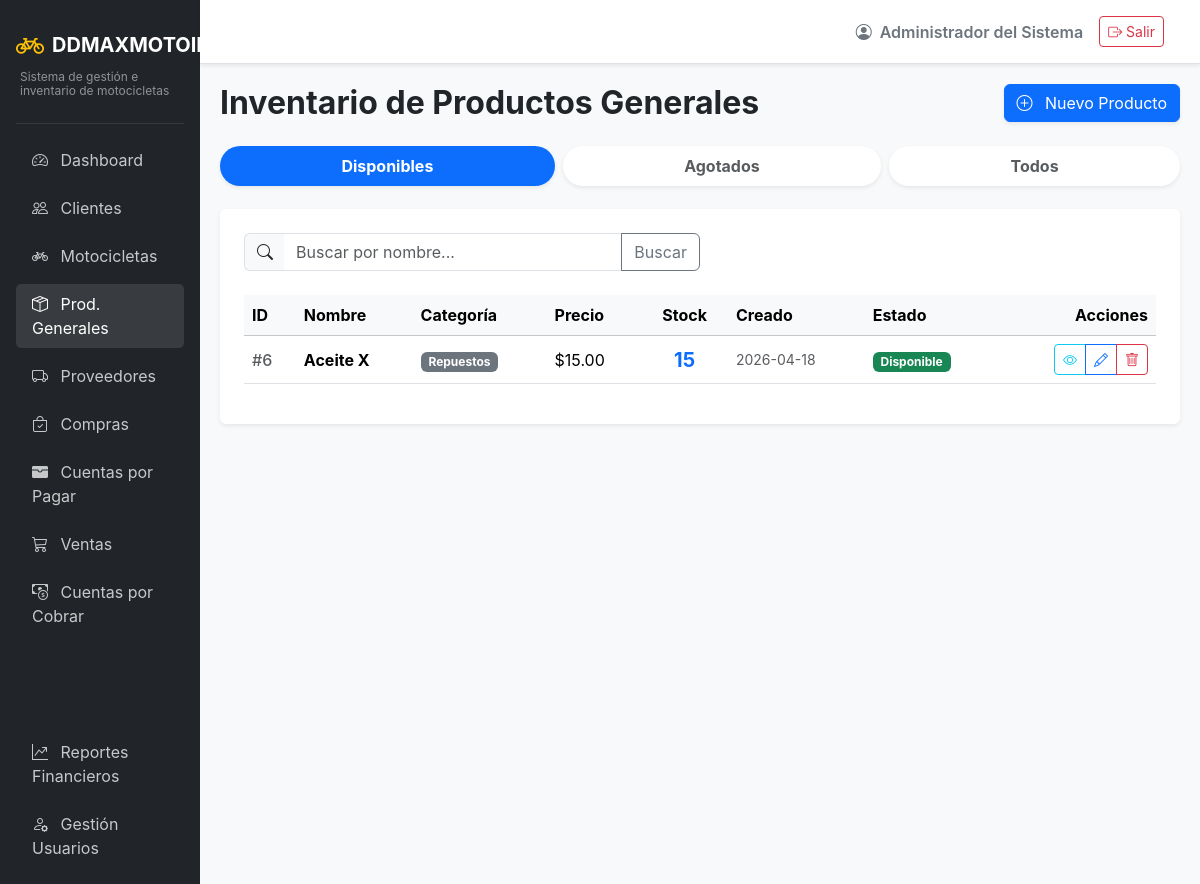
Screenshot of /inventory/products (signed in) with the database file from the repository.
### app/models/auth.py (models this page shows, shortened)
class Usuarios(UserMixin, db.Model):
    __tablename__ = 'usuarios'
    id = db.Column(db.Integer, primary_key=True)
    usuario = db.Column(db.String(50), unique=True, nullable=False)
    password_hash = db.Column(db.String(255), nullable=False)
    rol_id = db.Column(db.Integer, db.ForeignKey('roles.id'), nullable=False)
    estado = db.Column(db.String(20), default='activo') # activo/inactivo
    nombre = db.Column(db.String(100), nullable=False)
    created_at = db.Column(db.DateTime, default=datetime.utcnow)
    updated_at = db.Column(db.DateTime, default=datetime.utcnow, onupdate=datetime.utcnow)

### app/models/entities.py (models this page shows)
class Productos(db.Model):
    __tablename__ = 'productos'
    id = db.Column(db.Integer, primary_key=True)
    nombre = db.Column(db.String(150), nullable=False)
    categoria_id = db.Column(db.Integer, db.ForeignKey('categorias_producto.id'), nullable=False)
    precio = db.Column(db.Numeric(10, 2), nullable=False)
    stock = db.Column(db.Integer, default=0)
    estado = db.Column(db.String(20), default='disponible')
    created_at = db.Column(db.DateTime, default=datetime.utcnow)
    motocicleta = db.relationship('Motocicletas', backref='producto', uselist=False)

class CategoriasProducto(db.Model):
    __tablename__ = 'categorias_producto'
    id = db.Column(db.Integer, primary_key=True)
    nombre = db.Column(db.String(100), unique=True, nullable=False)
    descripcion = db.Column(db.String(255))
    productos = db.relationship('Productos', backref='categoria', lazy=True)

### app/routes/inventory.py (the view)
@inventory_bp.route('/products')
def list_products():
    search = request.args.get('search', '')
    estado = request.args.get('estado', 'disponibles')
    query = Productos.query.outerjoin(Motocicletas).filter(Motocicletas.id == None)
    if estado == 'disponibles':
        query = query.filter(Productos.estado == 'disponible')
    elif estado == 'agotados':
        query = query.filter(Productos.estado == 'agotado')
    if search:
        query = query.filter(Productos.nombre.ilike(f'%{search}%'))
    productos = query.options(joinedload(Productos.categoria)).order_by(Productos.id.desc()).all()
    return render_template('inventory/products_list.html', productos=productos, search=search, estado_actual=estado)

### app/models/auth.py (called while the page is built)
@login_manager.user_loader
def load_user(user_id):
    return db.session.get(Usuarios, int(user_id))

### app/templates/inventory/products_list.html (shortened to what this page needs)
{% extends "base.html" %}
{% block content %}
<div class="d-flex justify-content-between align-items-center mb-4">
    <h2 class="fw-bold mb-0">Inventario de Productos Generales</h2>
    <a href="{{ url_for('inventory.create_product') }}" class="btn btn-primary shadow-sm">
        <i class="bi bi-plus-circle me-2"></i> Nuevo Producto
    </a>
</div>
<ul class="nav nav-tabs nav-fill mb-4 border-0 gap-2">
    <li class="nav-item">
        <a class="nav-link rounded-pill fw-bold border-0 shadow-sm {% if estado_actual == 'disponibles' %}active bg-primary text-white{% else %}bg-white text-muted{% endif %}" href="{{ url_for('inventory.list_products', estado='disponibles', search=search) }}">
            Disponibles
        </a>
    </li>
    <li class="nav-item">
        <a class="nav-link rounded-pill fw-bold border-0 shadow-sm {% if estado_actual == 'agotados' %}active bg-danger text-white{% else %}bg-white text-muted{% endif %}" href="{{ url_for('inventory.list_products', estado='agotados', search=search) }}">
            Agotados
        </a>
    </li>
    <li class="nav-item">
        <a class="nav-link rounded-pill fw-bold border-0 shadow-sm {% if estado_actual == 'todos' %}active bg-dark text-white{% else %}bg-white text-muted{% endif %}" href="{{ url_for('inventory.list_products', estado='todos', search=search) }}">
            Todos
        </a>
    </li>
</ul>
<div class="card shadow-sm border-0">
    <div class="card-body p-4">
        <form method="GET" action="{{ url_for('inventory.list_products') }}" class="mb-4">
            <div class="input-group w-50">
                <span class="input-group-text bg-light border-end-0"><i class="bi bi-search"></i></span>
                <input type="text" class="form-control border-start-0" name="search" placeholder="Buscar por nombre..." value="{{ search }}">
                <button class="btn btn-outline-secondary" type="submit">Buscar</button>
            </div>
        </form>
        <div class="table-responsive">
            <table class="table table-hover align-middle">
                <thead class="table-light">
                    <tr>
                        <th>ID</th>
                        <th>Nombre</th>
                        <th>Categoría</th>
                        <th>Precio</th>
                        <th class="text-center">Stock</th>
                        <th>Creado</th>
                        <th>Estado</th>
                        <th class="text-end">Acciones</th>
                    </tr>
                </thead>
                <tbody>
                    {% for p in productos %}
                    <tr>
                        <td class="text-muted fw-medium">#{{ p.id }}</td>
                        <td class="fw-bold">{{ p.nombre }}</td>
                        <td><span class="badge bg-secondary">{{ p.categoria.nombre if p.categoria else 'N/A' }}</span></td>
                        <td>${{ "{:,.2f}".format(p.precio) }}</td>
                        <td class="text-center fw-bold fs-5 text-primary">{{ p.stock }}</td>
                        <td class="text-muted small">{{ p.created_at.strftime('%Y-%m-%d') if p.created_at else 'N/A' }}</td>
                        <td>
                            <span class="badge {% if p.estado == 'disponible' %}bg-success{% else %}bg-secondary{% endif %}">
                                {{ p.estado|title }}
                            </span>
                        </td>
                        <td class="text-end">
                            <div class="btn-group btn-group-sm">
                                <a href="{{ url_for('inventory.detail_product', id=p.id) }}" class="btn btn-outline-info" title="Ver Detalles">
                                    <i class="bi bi-eye"></i>
                                </a>
                                <a href="{{ url_for('inventory.edit_product', id=p.id) }}" class="btn btn-outline-primary" title="Editar">
                                    <i class="bi bi-pencil"></i>
                                </a>
                                <button type="button" class="btn btn-outline-danger" data-bs-toggle="modal" data-bs-target="#deleteModal{{ p.id }}" title="Eliminar">
                                    <i class="bi bi-trash"></i>
                                </button>
                            </div>
                        </td>
                    </tr>
                    {% endfor %}
                </tbody>
            </table>
        </div>
    </div>
</div>
{% endblock %}

### app/templates/base.html (shortened to what this page needs)
<!DOCTYPE html>
<html lang="es">
<head>
    <link href="https://cdn.jsdelivr.net/npm/bootstrap@5.3.2/dist/css/bootstrap.min.css" rel="stylesheet">
    <link href="https://cdn.jsdelivr.net/npm/bootstrap-icons@1.11.1/font/bootstrap-icons.css" rel="stylesheet">
</head>
<body>
    <div class="container-fluid p-0">
        <div class="row g-0">
            <div class="col-md-2 sidebar d-none d-md-block p-3">
                <a href="{{ url_for('main.dashboard') }}" class="text-decoration-none d-flex flex-column mb-4 mt-2">
                    <div class="d-flex align-items-center">
                        <i class="bi bi-bicycle fs-3 text-warning me-2"></i>
                        <span class="fs-5 text-white fw-bold">DDMAXMOTOIMPORT</span>
                    </div>
                    <div class="text-white-50 mt-1 ps-1" style="font-size: 0.75rem; line-height: 1.2;">Sistema de gestión e inventario de motocicletas</div>
                </a>
                <hr class="text-secondary">
                <ul class="nav flex-column gap-2">
                    <li class="nav-item">
                        <a class="nav-link {% if request.endpoint and request.endpoint.startswith('main.') %}active{% endif %}" href="{{ url_for('main.dashboard') }}">
                            <i class="bi bi-speedometer2 me-2"></i> Dashboard
                        </a>
                    </li>
                    <li class="nav-item">
                        <a class="nav-link {% if request.endpoint and request.endpoint.startswith('clients.') %}active{% endif %}" href="{{ url_for('clients.list_clients') }}">
                            <i class="bi bi-people me-2"></i> Clientes
                        </a>
                    </li>
                    <li class="nav-item">
                        <a class="nav-link {% if request.endpoint and request.endpoint.startswith('inventory.') and 'product' not in request.endpoint %}active{% endif %}" href="{{ url_for('inventory.list_motorcycles') }}">
                            <i class="bi bi-bicycle me-2"></i> Motocicletas
                        </a>
                    </li>
                    <li class="nav-item">
                        <a class="nav-link {% if request.endpoint and request.endpoint.startswith('inventory.') and 'product' in request.endpoint %}active{% endif %}" href="{{ url_for('inventory.list_products') }}">
                            <i class="bi bi-box-seam me-2"></i> Prod. Generales
                        </a>
                    </li>
                    <li class="nav-item">
                        <a class="nav-link {% if request.endpoint and request.endpoint.startswith('suppliers.') %}active{% endif %}" href="{{ url_for('suppliers.list_suppliers') }}">
                            <i class="bi bi-truck me-2"></i> Proveedores
                        </a>
                    </li>
                    <li class="nav-item">
                        <a class="nav-link {% if request.endpoint and request.endpoint.startswith('purchases.') %}active{% endif %}" href="{{ url_for('purchases.list_purchases') }}">
                            <i class="bi bi-bag-check me-2"></i> Compras
                        </a>
                    </li>
                    <li class="nav-item">
                        <a class="nav-link {% if request.endpoint and request.endpoint.startswith('payables.') %}active{% endif %}" href="{{ url_for('payables.list_accounts') }}">
                            <i class="bi bi-wallet-fill me-2"></i> Cuentas por Pagar
                        </a>
                    </li>
                    <li class="nav-item">
                        <a class="nav-link {% if request.endpoint and request.endpoint.startswith('sales.') %}active{% endif %}" href="{{ url_for('sales.list_sales') }}">
                            <i class="bi bi-cart3 me-2"></i> Ventas
                        </a>
                    </li>
                    <li class="nav-item">
                        <a class="nav-link {% if request.endpoint and request.endpoint.startswith('accounts.') %}active{% endif %}" href="{{ url_for('accounts.list_accounts') }}">
                            <i class="bi bi-cash-coin me-2"></i> Cuentas por Cobrar
                        </a>
                    </li>
                    {% if current_user.is_authenticated and current_user.rol.nombre|upper in ['ADMIN', 'ADMINISTRADOR'] %}
                    <li class="nav-item mt-3">
                        <span class="nav-link text-uppercase small fw-bold text-muted" style="letter-spacing: 1px;">Operaciones Admin</span>
                    </li>
                    <li class="nav-item">
                        <a class="nav-link {% if request.endpoint and request.endpoint.startswith('reports.') %}active{% endif %}" href="{{ url_for('reports.sales_report') }}">
                            <i class="bi bi-graph-up-arrow me-2"></i> Reportes Financieros
                        </a>
                    </li>
                    <li class="nav-item">
                        <a class="nav-link" href="#" onclick="alert('Módulo de usuarios en desarrollo'); return false;">
                            <i class="bi bi-person-gear me-2"></i> Gestión Usuarios
                        </a>
                    </li>
                    {% endif %}
                </ul>
            </div>
            <div class="col-md-10 d-flex flex-column vh-100">
                <nav class="navbar navbar-expand-lg navbar-light bg-white border-bottom shadow-sm px-4 py-3">
                    <div class="container-fluid">
                        <div class="ms-auto d-flex align-items-center">
                            <span class="me-3 fw-semibold text-secondary">
                                <i class="bi bi-person-circle me-1"></i> {{ current_user.nombre }}
                            </span>
                            <a href="{{ url_for('auth.logout') }}" class="btn btn-outline-danger btn-sm">
                                <i class="bi bi-box-arrow-right"></i> Salir
                            </a>
                        </div>
                    </div>
                </nav>
                <main class="content-area flex-grow-1 overflow-auto">
                    {% block content %}{% endblock %}
                </main>
            </div>
        </div>
    </div>
</body>
</html>

### app/templates/base.html (style rules this page uses)
body { background-color: #f8f9fa; font-family: 'Inter', sans-serif; }
.sidebar { background-color: #212529; min-height: 100vh; color: #fff; }
.sidebar .nav-link { color: rgba(255,255,255,.75); transition: 0.3s; }
.sidebar .nav-link:hover, .sidebar .nav-link.active { color: #fff; background: rgba(255,255,255,.1); border-radius: 5px; }
.content-area { padding: 20px; }

### rows the page displays
Usuarios: nombre "Administrador del Sistema"
Productos: id "6", nombre "Aceite X", categoria "Repuestos", precio "15.00", stock "15", created_at "2026-04-18", estado "Disponible"
